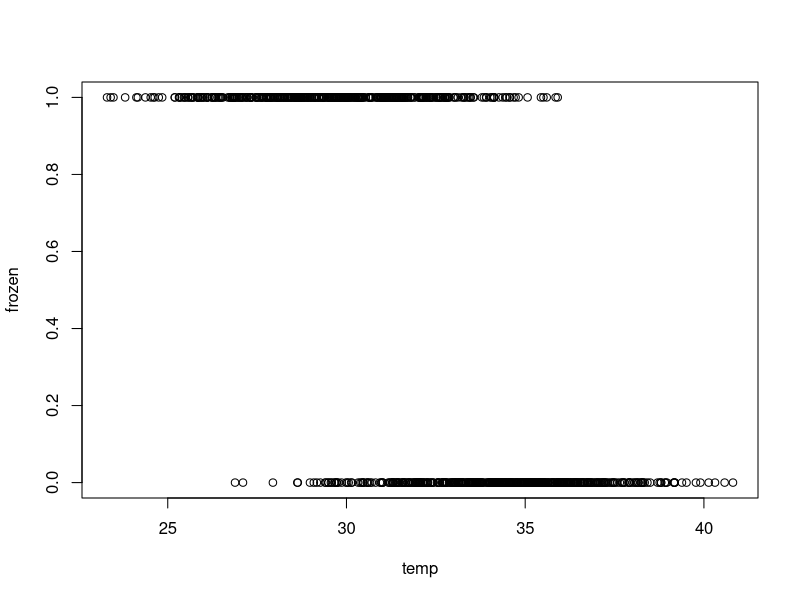
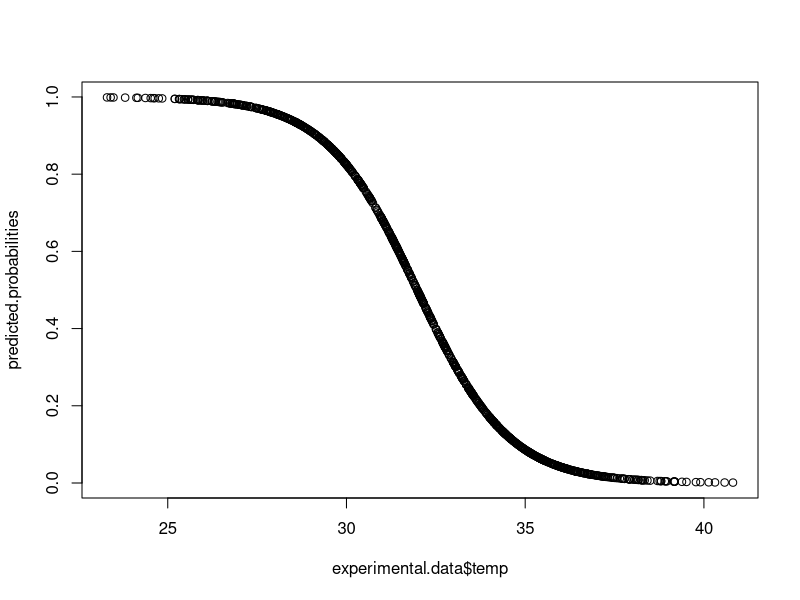

Here is the R script that generated these plots, in order:
## ---- chunk 1
# number of samples
nSample <- 1000

# outcome -- 1 for frozen, 0 for not frozen equal probability of each, although that is not necessary for the experiment
outcome <- rbinom(nSample, 1, .5)

freezing.temp <- 32

true.temp <- (runif(nSample)*5)*((outcome-.5)*-2) + freezing.temp
meas.temp <- true.temp+rnorm(nSample, 0, 2)

experimental.data <- data.frame(temp=meas.temp, frozen=outcome)

head(experimental.data)
plot(experimental.data)
## ---- chunk 2
model <- glm(frozen~temp, data=experimental.data, family=binomial(link=logit))
predicted.probabilities<- predict(model,type="response")

plot(experimental.data$temp,predicted.probabilities)
## ---- chunk 3
summary(model)
print(model$coefficients)

est.freezing.temp <- -model$coefficients["(Intercept)"] / model$coefficients["temp"]

